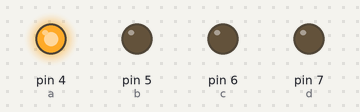
Recording of a sketch running on a simulated Arduino Uno, built with avr-gcc and run on an emulated ATmega328P. Shown: output pins drawn as LEDs (lit = HIGH). What the sketch prints to the serial monitor is not drawn.

Above: at 0.6 s.
At 1.6 s:
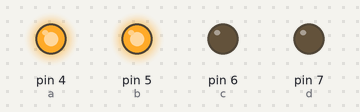
At 2.6 s:
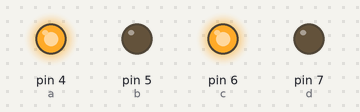
At 3.6 s:
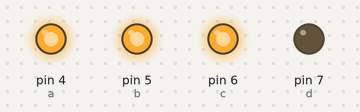
At 4.6 s:
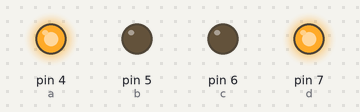
Timing chart, 0 to 5.9 s (numbered marks = the images above):
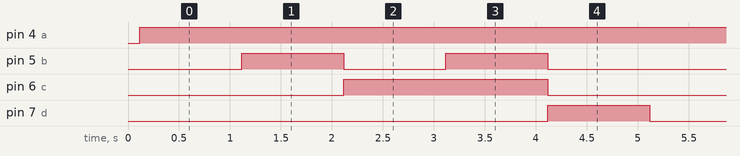

Measured:
- by itself, pin 4 (a): LOW → HIGH at 0.11 s
- by itself, pin 5 (b): repeats every 5.0 s: LOW 1.0 s, HIGH 1.0 s, LOW 2.0 s, HIGH 1.0 s
- by itself, pin 6 (c): alternates HIGH for 2.0 s and LOW for 3.0 s
- by itself, pin 7 (d): alternates HIGH for 1.0 s and LOW for 4.0 s

The sketch:

parte_1_de_la_practica_5.ino
```cpp
//Primera parte de la practica numero cinco
/*
   Fundacion Kinal
   Centro educativo tecnico laboral Kinal
   Quinto perito
   Quinto electronica
   Codigo Tecnico: EB5AM / EB5AV
   Curso: Taller de electronica digital y reparacion de computadoras I
   Proyecto: Relevadores y visualizadores
   Dev: Damasco Oxcal Vasquez
   Fecha: 10 de mayo
*/

float kilogramo = 10;
float libra = 2.20462;
float j;
float k;
float amperio = 8;
float microamperio = 1000000;
int a=4;
int b=5;
int c=6;
int d=7;
int tiempo=1000;
void setup(){
  for(int x=4; x<=7; x++){
    pinMode(x, OUTPUT);
  }
  Serial.begin(9600);

  j = (kilogramo,libra);
  Serial.print(kilogramo);
  Serial.print(" KILOGRAMOS SON ");
  j = kilogramo*libra;
  Serial.print(j);
  Serial.println(" LIBRAS.");
  Serial.println("-------------------------------------------");

  k = (amperio,microamperio);
  Serial.print(amperio);
  Serial.print("  AMPERIOS SON  ");
  k = amperio*microamperio;
  Serial.print(k);
  Serial.println(" MICROAMPERIOS.  ");
  Serial.println("-------------------------------------------");
}

void loop(){
  digitalWrite(a, HIGH);//1
  digitalWrite(b, LOW);
  digitalWrite(c, LOW);
  digitalWrite(d, LOW);
  delay(tiempo);
  digitalWrite(a, HIGH);//3
  digitalWrite(b, HIGH);
  digitalWrite(c, LOW);
  digitalWrite(d, LOW);
  delay(tiempo);
  digitalWrite(a, HIGH);//5
  digitalWrite(b, LOW);
  digitalWrite(c, HIGH);
  digitalWrite(d, LOW);
  delay(tiempo);
  digitalWrite(a, HIGH);//7
  digitalWrite(b, HIGH);
  digitalWrite(c, HIGH);
  digitalWrite(d, LOW);
  delay(tiempo);
  digitalWrite(a, HIGH);//9
  digitalWrite(b, LOW);
  digitalWrite(c, LOW);
  digitalWrite(d, HIGH);
  delay(tiempo);
}
```
